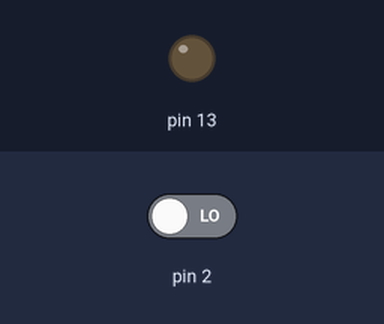
Bench run of a sketch on a simulated Arduino Uno, built with avr-gcc and run on an emulated ATmega328P. Shown: output pins drawn as LEDs (lit = HIGH). The test bench sets the inputs (shaded band); at power-on: pin 2 LOW.

Above: at 2.8 s.
2.9 s: pin 2 driven HIGH
At 4.0 s:
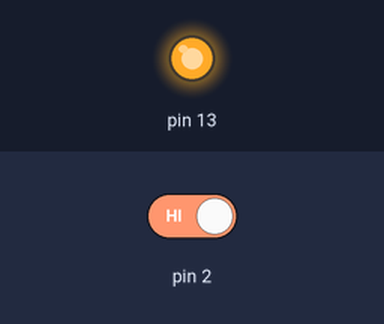
4.5 s: pin 2 driven LOW
At 5.6 s:
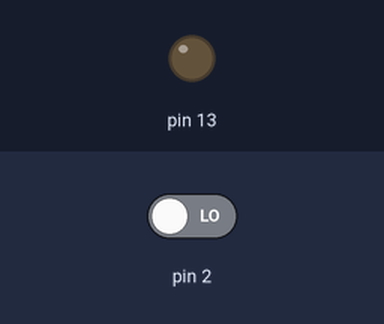
Timing chart, 0 to 7.5 s (numbered marks = the images above; inputs shaded):
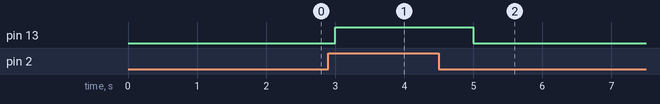

The sketch:

code_1_button.ino
```cpp
int x = 0;
void setup() {
  // put your setup code here, to run once:
  pinMode(2, INPUT);
  pinMode(13, OUTPUT);
}

void loop()
{
  // đọc cổng 2
x = digitalRead(2);
// bật LED nào
if (x == HIGH) {
digitalWrite(13, HIGH);
} else {
  //Tắt LED :)
  digitalWrite(13, LOW);
}
  delay(1000); //đợi 1000 mili giây để bật tắt
}
```

Measured:
- after the input at 2.9 s, pin 13: LOW → HIGH after 0.10 s
- after the input at 4.5 s, pin 13: HIGH → LOW after 0.50 s
